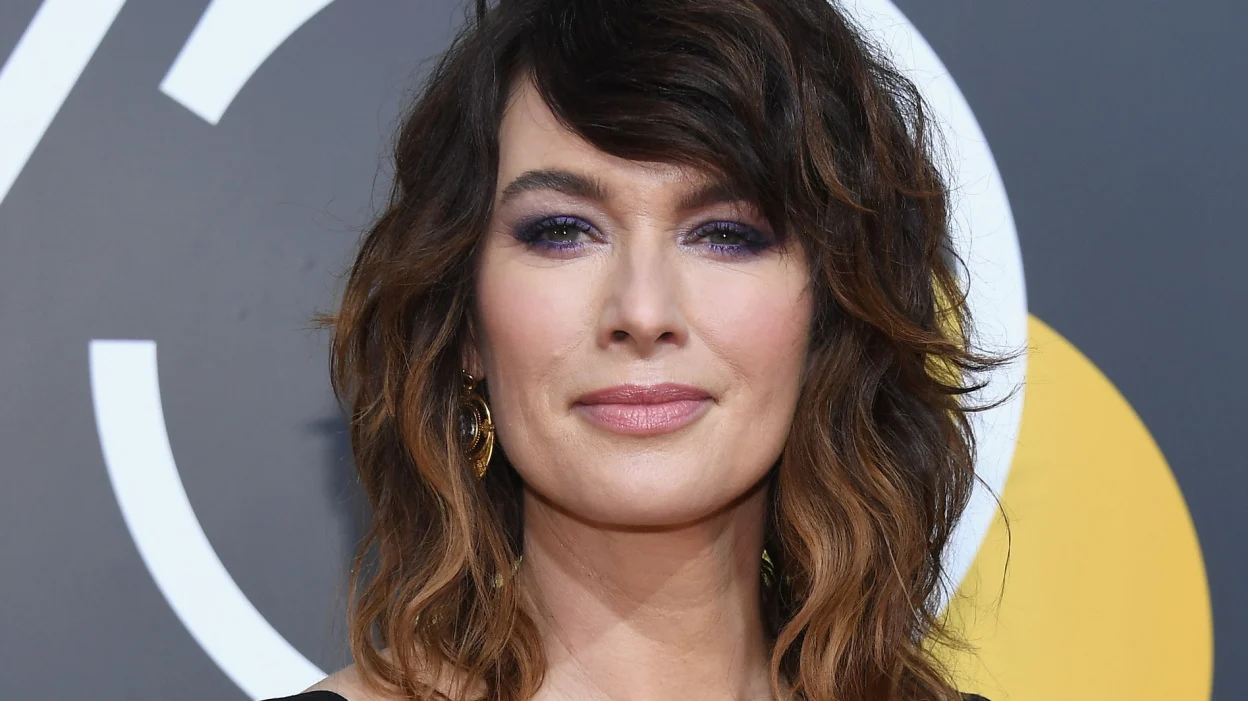
#> input picture NUP/Image processing/lena.jpg, 1248 x 701 px
$ jupyter execute --allow-errors lab2.ipynb
#> lines starting #> are read from the running program, lines starting #| are printed output that depends on the picture
## Imports

[cell 1]
import cv2
import numpy as np
import matplotlib.pyplot as plt

## STEP 1

[cell 2]
image = cv2.imread("lena.jpg")
#> image is the input picture: shape (701, 1248, 3); mean B, G, R 104.3, 110.1, 120.5

[cell 3]
plt.imshow(cv2.cvtColor(image, cv2.COLOR_BGR2RGB))
plt.title("Original Image")
plt.axis("off")

## STEP 2

#> (a cell that did not finish here is left out)

[cell 5]
gray_image = cv2.cvtColor(image, cv2.COLOR_BGR2GRAY)
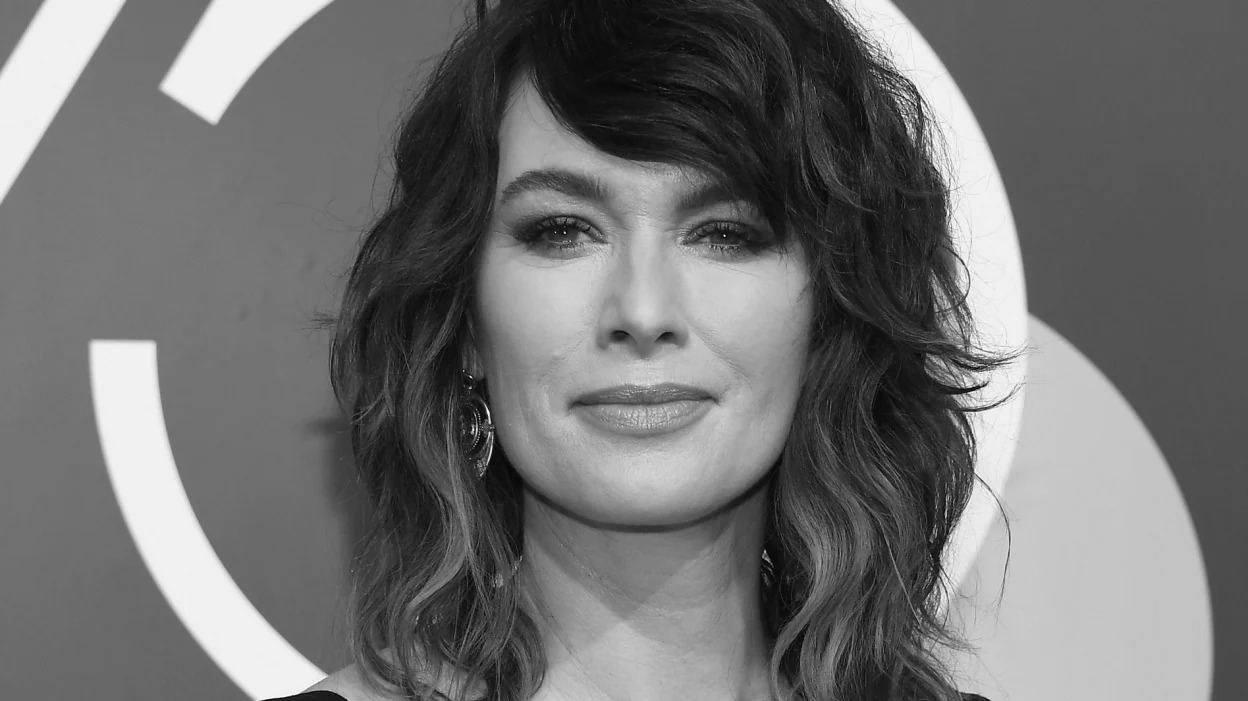
#> gray_image: shape (701, 1248); min 1, max 254, mean 112.6

## STEP 3

[cell 6]
histogram, bins = np.histogram(gray_image.flatten(), 256, [0, 256])
#> histogram = 256 values, max 28629 at index 241, min 0 at index 0, mean 3417.4; bins = 257 values from 0 to 256
pdf = histogram.cumsum()
#> pdf = 256 values from 0 to 874848
cdf = pdf * histogram.max() / pdf.max()
#> cdf = 256 values from 0 to 28629

[cell 7]
plt.plot(cdf, color="black")
plt.title("Original Histogram")
plt.xlabel("Pixel Intensity")
plt.ylabel("Cumulative Frequency")
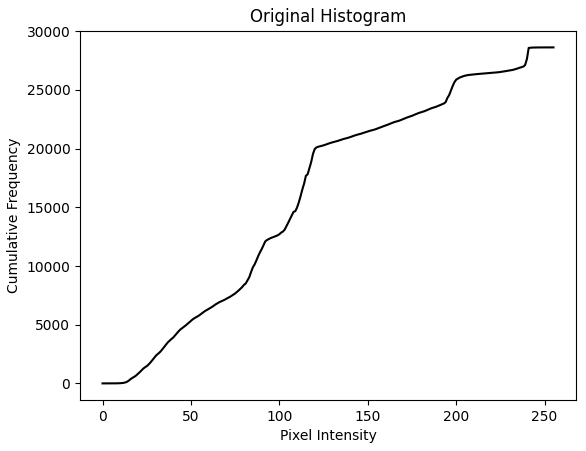
#> figure drawn by matplotlib, 1 panel; curve peaks at x = 254, y = 28629

## STEP 4

[cell 8]
equalized_image = cv2.equalizeHist(gray_image)
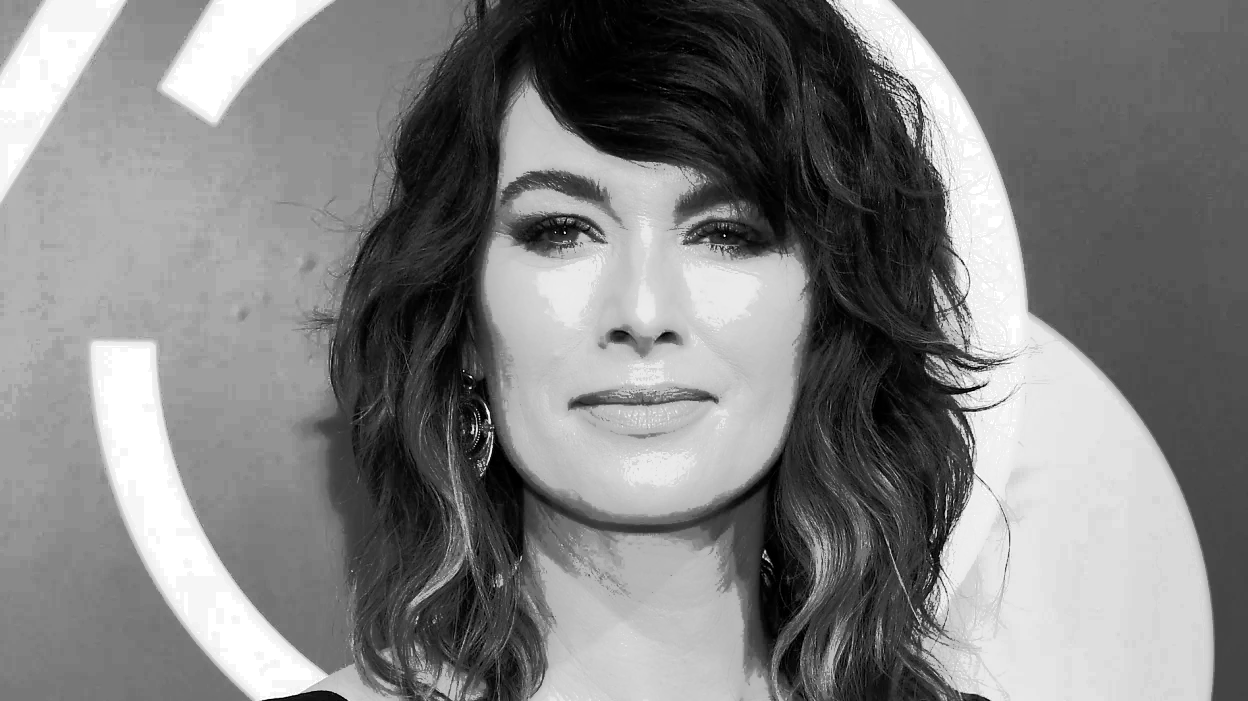
#> equalized_image: shape (701, 1248); min 0, max 255, mean 128.7
equalized_histogram, _ = np.histogram(equalized_image.flatten(), 256, [0, 256])
#> equalized_histogram = 256 values, max 29967 at index 255, min 0 at index 9, mean 3417.4
equalized_pdf = equalized_histogram.cumsum()
#> equalized_pdf = 256 values from 1556 to 874848
equalized_cdf = equalized_pdf * equalized_histogram.max() / equalized_pdf.max()
#> equalized_cdf = 256 values from 53.3 to 29967

[cell 9]
plt.imshow(equalized_image, cmap="gray")
plt.title("Equalized Image")
plt.axis("off")

[cell 10]
plt.figure(figsize=(6, 4))
plt.plot(equalized_cdf, color="black")
plt.title("Equalized Histogram")
plt.xlabel("Pixel Intensity")
plt.ylabel("Cumulative Frequency")
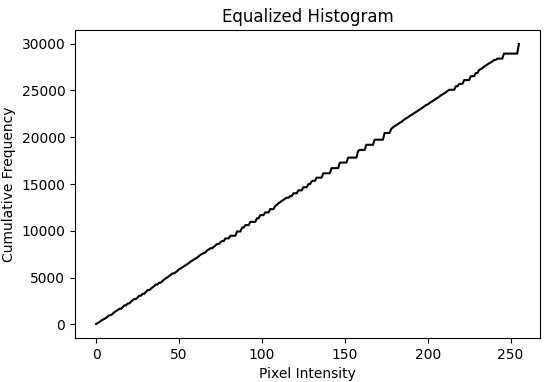
#> figure drawn by matplotlib, 1 panel; curve peaks at x = 255, y = 29967

$ run again, with NUP/Image processing/zebra.jpg copied over NUP/Image processing/lena.jpg
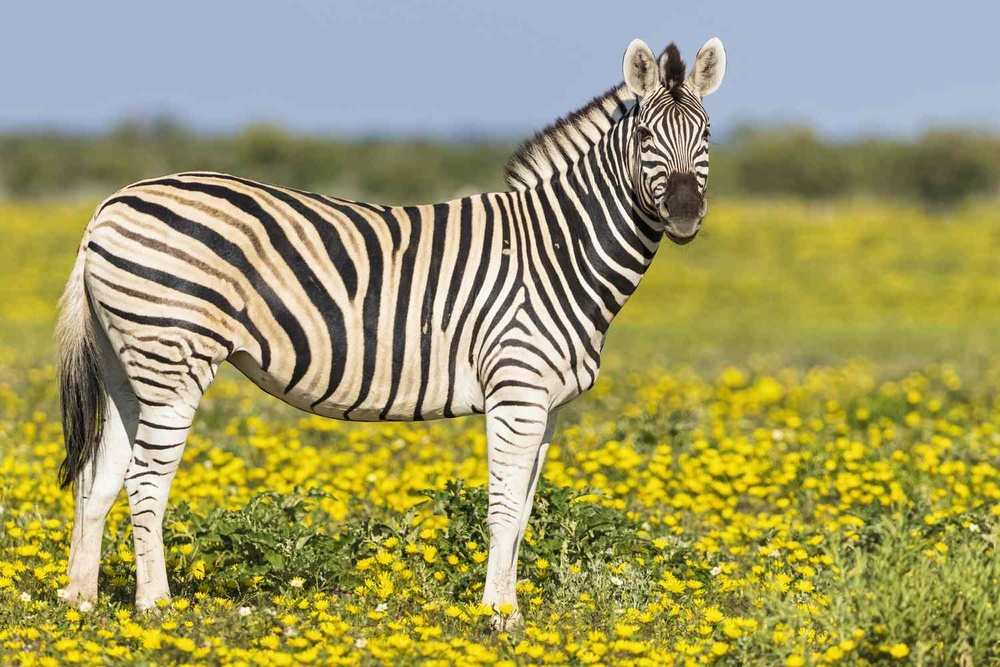
#> input picture NUP/Image processing/zebra.jpg, 1000 x 667 px, shrunk from 1500 x 1000 before the run
#> image is the input picture: shape (667, 1000, 3); mean B, G, R 102, 155.9, 160
#> histogram = 256 values, max 57470 at index 179, min 0 at index 255, mean 2605.5; bins = 257 values from 0 to 256
#> pdf = 256 values from 3 to 667000
#> cdf = 256 values from 0.258 to 57470
#> `equalized_image = cv2.equalizeHist(gray_image)`:
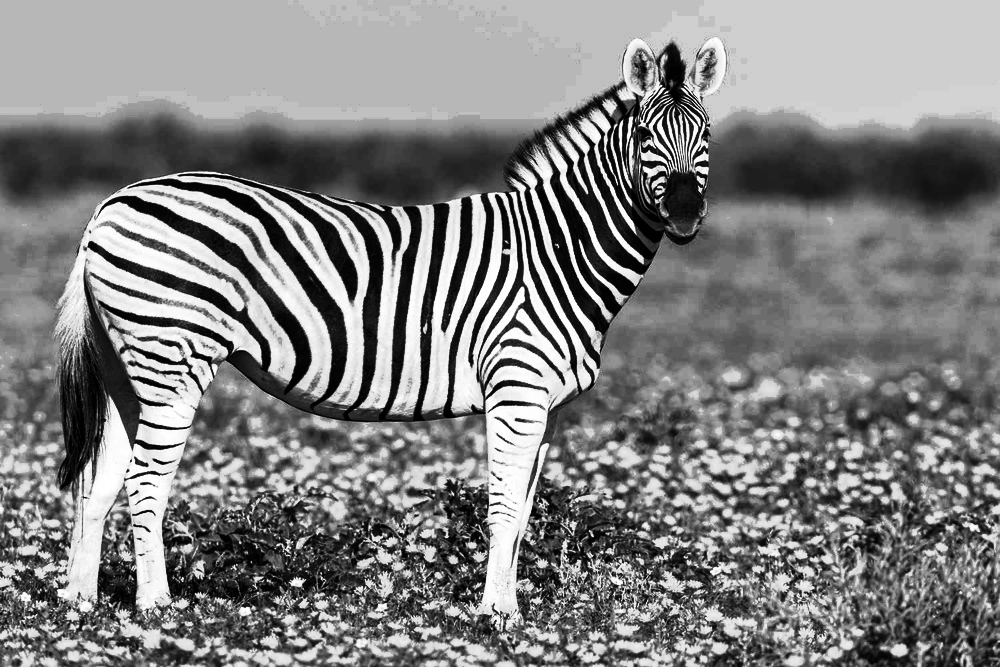
#> equalized_image: shape (667, 1000); min 0, max 255, mean 129.4
#> equalized_histogram = 256 values, max 57470 at index 183, min 0 at index 45, mean 2605.5
#> equalized_pdf = 256 values from 1200 to 667000
#> equalized_cdf = 256 values from 103.4 to 57470
#> `[cell 10] plt.figure(figsize=(6, 4)) plt.plot(equalized_cdf, color="bl..`:
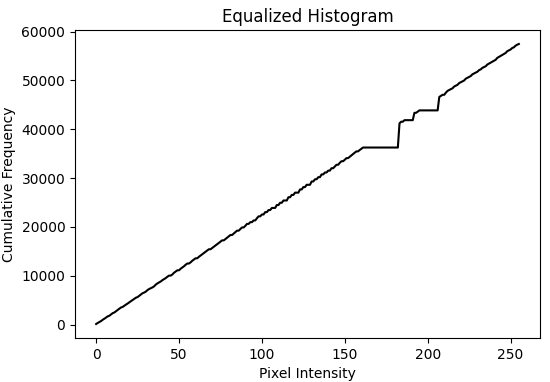
#> figure drawn by matplotlib, 1 panel; curve peaks at x = 255, y = 57470
